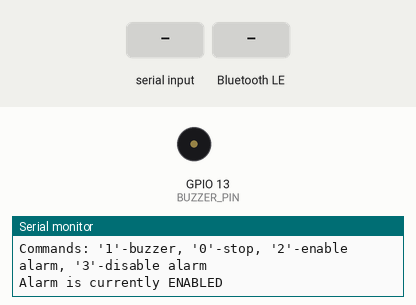
The sketch below on a simulated ESP32. Shown: buzzer (waves = sounding, pin HIGH), the last lines printed to the serial monitor. The test bench sets the inputs (shaded band). Nothing arrives over Bluetooth unless stated; a phone connects over Bluetooth LE 3 s after start.

Above: at 1.2 s.
1.3 s: "t" received over Serial
At 1.4 s:
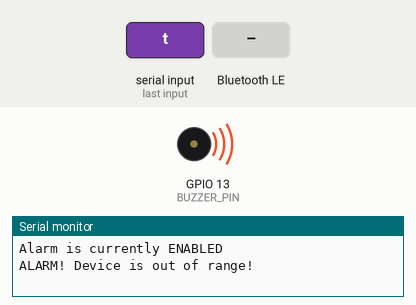
4.3 s: Bluetooth LE write "1" received
At 4.8 s:
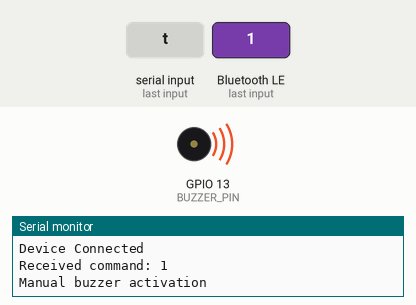
5.8 s: "1" received over Serial
Timing chart, 0 to 13.5 s (numbered marks = the images above; inputs shaded):
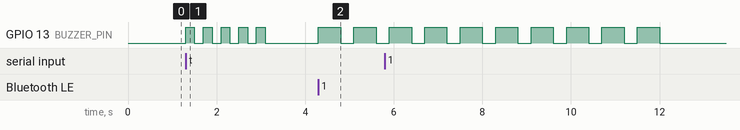

The sketch:

trecker2_ESP32_.ino
```cpp
#include <BLEDevice.h>
#include <BLEUtils.h>
#include <BLEServer.h>


#define BUZZER_PIN 13
#define SERVICE_UUID "12345678-1234-1234-1234-123456789abc"
#define CHARACTERISTIC_UUID "abcdef12-1234-1234-1234-123456789abc"
#define BUTTON_CHARACTERISTIC_UUID "abcdef13-1234-1234-1234-123456789abc"

void triggerAlarm();
void manualBuzzer();

BLEServer *pServer;
bool deviceConnected = false;
bool alarmTriggered = false;
bool alarmEnabled = true;

class MyServerCallbacks: public BLEServerCallbacks {
    void onConnect(BLEServer* pServer) {
      deviceConnected = true;
      alarmTriggered = false;
      Serial.println("Device Connected");
    };

    void onDisconnect(BLEServer* pServer) {
      deviceConnected = false;
      Serial.println("Device Disconnected");

      if (alarmEnabled) {
        triggerAlarm();
      } else {
        Serial.println("Alarm disabled - no trigger on disconnect");
      }


      BLEDevice::startAdvertising();
    }
};


class ButtonCharacteristicCallbacks: public BLECharacteristicCallbacks {
    void onWrite(BLECharacteristic *pCharacteristic) {
      String value = pCharacteristic->getValue();

      if (value.length() > 0) {
        char command = value[0];
        Serial.print("Received command: ");
        Serial.println(command);

        if (command == '1') {
          Serial.println("Manual buzzer activation");
          manualBuzzer();
        }
        else if (command == '0') {
          Serial.println("Manual buzzer deactivation");
          digitalWrite(BUZZER_PIN, LOW);
          alarmTriggered = false;
        }
        else if (command == '2') {

          alarmEnabled = true;
          Serial.println("Alarm ENABLED - will trigger on disconnect");
        }
        else if (command == '3') {

          alarmEnabled = false;
          Serial.println("Alarm DISABLED - will NOT trigger on disconnect");
        }
      }
    }
};

void setup() {
  Serial.begin(115200);
  pinMode(BUZZER_PIN, OUTPUT);
  digitalWrite(BUZZER_PIN, LOW);

  BLEDevice::init("Tracker");
  pServer = BLEDevice::createServer();
  pServer->setCallbacks(new MyServerCallbacks());


  BLEService *pService = pServer->createService(SERVICE_UUID);


  BLECharacteristic *pCharacteristic = pService->createCharacteristic(
                                         CHARACTERISTIC_UUID,
                                         BLECharacteristic::PROPERTY_READ |
                                         BLECharacteristic::PROPERTY_WRITE
                                       );

  BLECharacteristic *pButtonCharacteristic = pService->createCharacteristic(
                                         BUTTON_CHARACTERISTIC_UUID,
                                         BLECharacteristic::PROPERTY_WRITE
                                       );

  pButtonCharacteristic->setCallbacks(new ButtonCharacteristicCallbacks());

  pCharacteristic->setValue("Tracker Ready");
  pService->start();


  BLEAdvertising *pAdvertising = BLEDevice::getAdvertising();
  pAdvertising->addServiceUUID(SERVICE_UUID);
  pAdvertising->setScanResponse(true);
  pAdvertising->setMinPreferred(0x06);
  pAdvertising->setMinPreferred(0x12);
  BLEDevice::startAdvertising();

  Serial.println("Waiting for a connection...");
  Serial.println("Commands: '1'-buzzer, '0'-stop, '2'-enable alarm, '3'-disable alarm");
  Serial.println("Alarm is currently ENABLED");
}

void loop() {
  if (deviceConnected) {
    delay(1000);
  }


  if (Serial.available()) {
    char command = Serial.read();
    if (command == '1') {
      manualBuzzer();
    } else if (command == '0') {
      digitalWrite(BUZZER_PIN, LOW);
      alarmTriggered = false;
    } else if (command == '2') {
      alarmEnabled = true;
      Serial.println("Alarm ENABLED");
    } else if (command == '3') {
      alarmEnabled = false;
      Serial.println("Alarm DISABLED");
    } else if (command == 't') {
      triggerAlarm();
    } else if (command == 's') {
      // Статус системы
      Serial.print("Device connected: ");
      Serial.println(deviceConnected ? "YES" : "NO");
      Serial.print("Alarm enabled: ");
      Serial.println(alarmEnabled ? "YES" : "NO");
      Serial.print("Alarm triggered: ");
      Serial.println(alarmTriggered ? "YES" : "NO");
    }
  }
}


void triggerAlarm() {
  if (alarmTriggered) return;

  Serial.println("ALARM! Device is out of range!");
  alarmTriggered = true;

  for (int i = 0; i < 10; i++) {
    if (!alarmTriggered) break;
    digitalWrite(BUZZER_PIN, HIGH);
    delay(200);
    digitalWrite(BUZZER_PIN, LOW);
    delay(200);
  }
  alarmTriggered = false;
}

void manualBuzzer() {
  for (int i = 0; i < 5; i++) {
    digitalWrite(BUZZER_PIN, HIGH);
    delay(500);
    digitalWrite(BUZZER_PIN, LOW);
    delay(300);
  }
}
```

Measured:
- after the input at 1.3 s, GPIO 13 (BUZZER_PIN): alternates HIGH for 0.20 s and LOW for 0.20 s, 10 changes in all, then stays LOW, starting at once
- after the input at 4.3 s, GPIO 13 (BUZZER_PIN): alternates HIGH for 0.50 s and LOW for 0.30 s, starting at once
